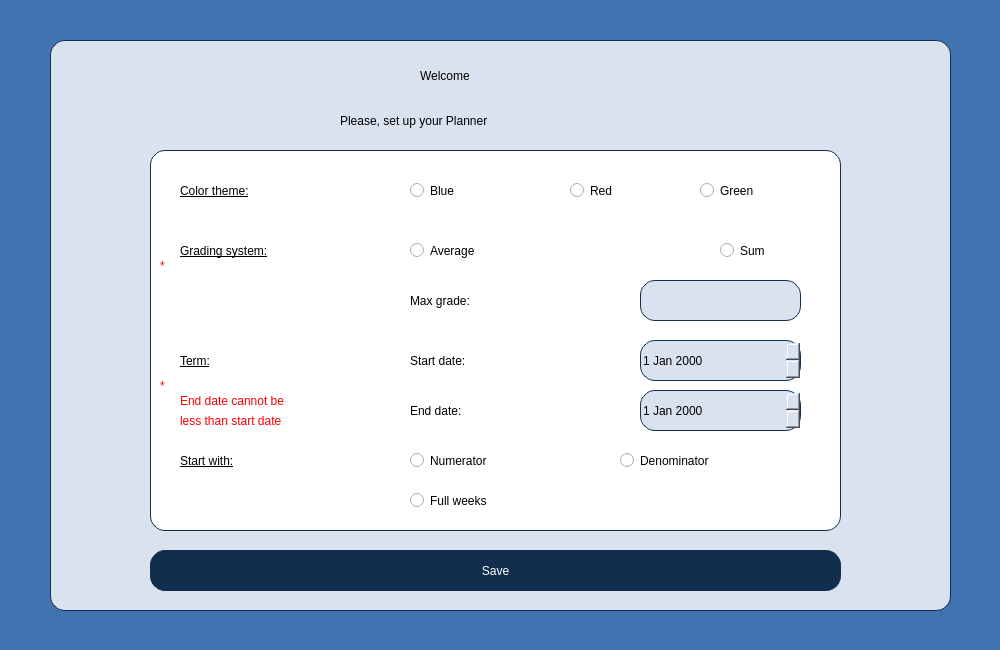
<?xml version="1.0" encoding="UTF-8"?>
<ui version="4.0">
 <class>WelcomeMain</class>
 <widget class="QWidget" name="WelcomeMain">
  <property name="geometry">
   <rect>
    <x>0</x>
    <y>0</y>
    <width>1000</width>
    <height>650</height>
   </rect>
  </property>
  <property name="sizePolicy">
   <sizepolicy hsizetype="Fixed" vsizetype="Fixed">
    <horstretch>0</horstretch>
    <verstretch>0</verstretch>
   </sizepolicy>
  </property>
  <property name="minimumSize">
   <size>
    <width>1000</width>
    <height>650</height>
   </size>
  </property>
  <property name="maximumSize">
   <size>
    <width>1000</width>
    <height>650</height>
   </size>
  </property>
  <property name="windowTitle">
   <string>Form</string>
  </property>
  <property name="styleSheet">
   <string notr="true">background-color:rgb(64, 115, 175);</string>
  </property>
  <widget class="QWidget" name="widget_Welcome" native="true">
   <property name="geometry">
    <rect>
     <x>50</x>
     <y>40</y>
     <width>901</width>
     <height>571</height>
    </rect>
   </property>
   <property name="styleSheet">
    <string notr="true">background-color:rgb(219, 226, 239);
border-radius: 15px;
border-style: solid;
border-width: 1px;
border-color:rgb(18, 46, 79);
</string>
   </property>
   <widget class="QPushButton" name="pushButton_Save">
    <property name="geometry">
     <rect>
      <x>100</x>
      <y>510</y>
      <width>691</width>
      <height>41</height>
     </rect>
    </property>
    <property name="styleSheet">
     <string notr="true">background-color:rgb(18, 46, 79);
border-radius:15px;
border-style: solid;
border-width: 1px;
border-color: rgb(18, 46, 79);
font: 75 20pt &quot;Gentium Book Basic&quot;;
color:white;</string>
    </property>
    <property name="text">
     <string>Save</string>
    </property>
   </widget>
   <widget class="QWidget" name="widget_Settings" native="true">
    <property name="geometry">
     <rect>
      <x>100</x>
      <y>110</y>
      <width>691</width>
      <height>381</height>
     </rect>
    </property>
    <property name="styleSheet">
     <string notr="true">background: rgb(255, 255, 255);
border-radius: 15px;
border-style: solid;
border-width: 1px;
border-color:rgb(18, 46, 79);</string>
    </property>
    <widget class="QLabel" name="label_NessesaryField_1">
     <property name="geometry">
      <rect>
       <x>10</x>
       <y>100</y>
       <width>16</width>
       <height>31</height>
      </rect>
     </property>
     <property name="styleSheet">
      <string notr="true">border-width:0px;
font: 14pt &quot;Gentium Book Basic&quot;;
color:red;</string>
     </property>
     <property name="text">
      <string>*</string>
     </property>
    </widget>
    <widget class="QLabel" name="label_NessesaryField_2">
     <property name="geometry">
      <rect>
       <x>10</x>
       <y>220</y>
       <width>16</width>
       <height>31</height>
      </rect>
     </property>
     <property name="styleSheet">
      <string notr="true">border-width:0px;
font: 14pt &quot;Gentium Book Basic&quot;;
color:red;</string>
     </property>
     <property name="text">
      <string>*</string>
     </property>
    </widget>
   </widget>
   <zorder>widget_Settings</zorder>
   <zorder>pushButton_Save</zorder>
  </widget>
  <widget class="QLabel" name="label_Welcome">
   <property name="geometry">
    <rect>
     <x>420</x>
     <y>50</y>
     <width>191</width>
     <height>51</height>
    </rect>
   </property>
   <property name="styleSheet">
    <string notr="true">color: black;
font: 75 28pt &quot;Gentium Book Basic&quot;;
background-color:rgb(219, 226, 239);</string>
   </property>
   <property name="text">
    <string>Welcome</string>
   </property>
  </widget>
  <widget class="QLabel" name="label_SetUp">
   <property name="geometry">
    <rect>
     <x>340</x>
     <y>100</y>
     <width>351</width>
     <height>41</height>
    </rect>
   </property>
   <property name="styleSheet">
    <string notr="true">color: black;
font: 75 18pt &quot;Gentium Book Basic&quot;;
background-color:rgb(219, 226, 239);</string>
   </property>
   <property name="text">
    <string>Please, set up your Planner</string>
   </property>
  </widget>
  <widget class="QWidget" name="widget_ColorTheme" native="true">
   <property name="geometry">
    <rect>
     <x>170</x>
     <y>160</y>
     <width>651</width>
     <height>61</height>
    </rect>
   </property>
   <property name="styleSheet">
    <string notr="true">background-color:white;</string>
   </property>
   <widget class="QLabel" name="label_ColorTheme">
    <property name="geometry">
     <rect>
      <x>10</x>
      <y>10</y>
      <width>171</width>
      <height>41</height>
     </rect>
    </property>
    <property name="styleSheet">
     <string notr="true">color: black;
font: 75 18pt &quot;Gentium Book Basic&quot;;
background-color: rgb(255, 255, 255);
text-decoration: underline;</string>
    </property>
    <property name="text">
     <string>Color theme:</string>
    </property>
   </widget>
   <widget class="QRadioButton" name="radioButton_Blue">
    <property name="geometry">
     <rect>
      <x>240</x>
      <y>10</y>
      <width>97</width>
      <height>41</height>
     </rect>
    </property>
    <property name="styleSheet">
     <string notr="true">color: black;
font: 75 18pt &quot;Gentium Book Basic&quot;;
background-color: rgb(255, 255, 255);</string>
    </property>
    <property name="text">
     <string>Blue</string>
    </property>
   </widget>
   <widget class="QRadioButton" name="radioButton_Red">
    <property name="geometry">
     <rect>
      <x>400</x>
      <y>10</y>
      <width>81</width>
      <height>41</height>
     </rect>
    </property>
    <property name="styleSheet">
     <string notr="true">color: black;
font: 75 18pt &quot;Gentium Book Basic&quot;;
background-color: rgb(255, 255, 255);</string>
    </property>
    <property name="text">
     <string>Red</string>
    </property>
   </widget>
   <widget class="QRadioButton" name="radioButton_Green">
    <property name="geometry">
     <rect>
      <x>530</x>
      <y>10</y>
      <width>101</width>
      <height>41</height>
     </rect>
    </property>
    <property name="styleSheet">
     <string notr="true">color: black;
font: 75 18pt &quot;Gentium Book Basic&quot;;
background-color: rgb(255, 255, 255);</string>
    </property>
    <property name="text">
     <string>Green</string>
    </property>
   </widget>
  </widget>
  <widget class="QWidget" name="widget_GradingSystem" native="true">
   <property name="geometry">
    <rect>
     <x>170</x>
     <y>220</y>
     <width>651</width>
     <height>111</height>
    </rect>
   </property>
   <property name="styleSheet">
    <string notr="true">background-color:white;</string>
   </property>
   <widget class="QLabel" name="label_GradingSystem">
    <property name="geometry">
     <rect>
      <x>10</x>
      <y>10</y>
      <width>211</width>
      <height>41</height>
     </rect>
    </property>
    <property name="styleSheet">
     <string notr="true">color: black;
font: 75 18pt &quot;Gentium Book Basic&quot;;
background-color: rgb(255, 255, 255);
text-decoration: underline;</string>
    </property>
    <property name="text">
     <string>Grading system:</string>
    </property>
   </widget>
   <widget class="QRadioButton" name="radioButton_Average">
    <property name="geometry">
     <rect>
      <x>240</x>
      <y>10</y>
      <width>131</width>
      <height>41</height>
     </rect>
    </property>
    <property name="styleSheet">
     <string notr="true">color: black;
font: 75 18pt &quot;Gentium Book Basic&quot;;
background-color: rgb(255, 255, 255);</string>
    </property>
    <property name="text">
     <string>Average</string>
    </property>
   </widget>
   <widget class="QRadioButton" name="radioButton_Sum">
    <property name="geometry">
     <rect>
      <x>550</x>
      <y>10</y>
      <width>81</width>
      <height>41</height>
     </rect>
    </property>
    <property name="styleSheet">
     <string notr="true">color: black;
font: 75 18pt &quot;Gentium Book Basic&quot;;
background-color: rgb(255, 255, 255);</string>
    </property>
    <property name="text">
     <string>Sum</string>
    </property>
   </widget>
   <widget class="QLineEdit" name="lineEdit_MaxGrade">
    <property name="geometry">
     <rect>
      <x>470</x>
      <y>60</y>
      <width>161</width>
      <height>41</height>
     </rect>
    </property>
    <property name="styleSheet">
     <string notr="true">font: 18pt &quot;Gentium Book Basic&quot;;
color: black;
background:rgb(219, 226, 239);
border-radius: 15px;
border-style: solid;
border-width: 1px;
border-color:rgb(18, 46, 79);</string>
    </property>
   </widget>
   <widget class="QLabel" name="label_MaxGrade">
    <property name="geometry">
     <rect>
      <x>240</x>
      <y>60</y>
      <width>151</width>
      <height>41</height>
     </rect>
    </property>
    <property name="styleSheet">
     <string notr="true">color: black;
font: 75 18pt &quot;Gentium Book Basic&quot;;
background-color: rgb(255, 255, 255);</string>
    </property>
    <property name="text">
     <string>Max grade:</string>
    </property>
   </widget>
  </widget>
  <widget class="QWidget" name="widget_Term" native="true">
   <property name="geometry">
    <rect>
     <x>170</x>
     <y>330</y>
     <width>651</width>
     <height>111</height>
    </rect>
   </property>
   <property name="styleSheet">
    <string notr="true">background-color:white;</string>
   </property>
   <widget class="QLabel" name="label_Term">
    <property name="geometry">
     <rect>
      <x>10</x>
      <y>10</y>
      <width>101</width>
      <height>41</height>
     </rect>
    </property>
    <property name="styleSheet">
     <string notr="true">color: black;
font: 75 18pt &quot;Gentium Book Basic&quot;;
background-color: rgb(255, 255, 255);
text-decoration: underline;</string>
    </property>
    <property name="text">
     <string>Term:</string>
    </property>
   </widget>
   <widget class="QLabel" name="label_StartDate">
    <property name="geometry">
     <rect>
      <x>240</x>
      <y>10</y>
      <width>151</width>
      <height>41</height>
     </rect>
    </property>
    <property name="styleSheet">
     <string notr="true">color: black;
font: 75 18pt &quot;Gentium Book Basic&quot;;
background-color: rgb(255, 255, 255);</string>
    </property>
    <property name="text">
     <string>Start date:</string>
    </property>
   </widget>
   <widget class="QLabel" name="label_EndDate">
    <property name="geometry">
     <rect>
      <x>240</x>
      <y>60</y>
      <width>151</width>
      <height>41</height>
     </rect>
    </property>
    <property name="styleSheet">
     <string notr="true">color: black;
font: 75 18pt &quot;Gentium Book Basic&quot;;
background-color: rgb(255, 255, 255);</string>
    </property>
    <property name="text">
     <string>End date:</string>
    </property>
   </widget>
   <widget class="QDateEdit" name="dateEdit_StartDate">
    <property name="geometry">
     <rect>
      <x>470</x>
      <y>10</y>
      <width>161</width>
      <height>41</height>
     </rect>
    </property>
    <property name="styleSheet">
     <string notr="true">font: 18pt &quot;Gentium Book Basic&quot;;
color: black;
background:rgb(219, 226, 239);
border-radius: 15px;
border-style: solid;
border-width: 1px;
border-color:rgb(18, 46, 79);</string>
    </property>
   </widget>
   <widget class="QDateEdit" name="dateEdit_EndDate">
    <property name="geometry">
     <rect>
      <x>470</x>
      <y>60</y>
      <width>161</width>
      <height>41</height>
     </rect>
    </property>
    <property name="styleSheet">
     <string notr="true">font: 18pt &quot;Gentium Book Basic&quot;;
color: black;
background:rgb(219, 226, 239);
border-radius: 15px;
border-style: solid;
border-width: 1px;
border-color:rgb(18, 46, 79);</string>
    </property>
   </widget>
   <widget class="QLabel" name="label_SmallEndDate_1">
    <property name="geometry">
     <rect>
      <x>10</x>
      <y>60</y>
      <width>171</width>
      <height>21</height>
     </rect>
    </property>
    <property name="styleSheet">
     <string notr="true">border-width:0px;
font: 12pt &quot;Gentium Book Basic&quot;;
color:red;</string>
    </property>
    <property name="text">
     <string>End date cannot be</string>
    </property>
    <property name="textFormat">
     <enum>Qt::AutoText</enum>
    </property>
    <property name="scaledContents">
     <bool>false</bool>
    </property>
   </widget>
   <widget class="QLabel" name="label_SmallEndDate_2">
    <property name="geometry">
     <rect>
      <x>10</x>
      <y>80</y>
      <width>181</width>
      <height>21</height>
     </rect>
    </property>
    <property name="styleSheet">
     <string notr="true">border-width:0px;
font: 12pt &quot;Gentium Book Basic&quot;;
color:red;</string>
    </property>
    <property name="text">
     <string>less than start date</string>
    </property>
    <property name="textFormat">
     <enum>Qt::AutoText</enum>
    </property>
    <property name="scaledContents">
     <bool>false</bool>
    </property>
   </widget>
  </widget>
  <widget class="QWidget" name="widget_StartWith" native="true">
   <property name="geometry">
    <rect>
     <x>170</x>
     <y>440</y>
     <width>651</width>
     <height>81</height>
    </rect>
   </property>
   <property name="styleSheet">
    <string notr="true">background-color:white;</string>
   </property>
   <widget class="QLabel" name="label_StartWith">
    <property name="geometry">
     <rect>
      <x>10</x>
      <y>0</y>
      <width>151</width>
      <height>41</height>
     </rect>
    </property>
    <property name="styleSheet">
     <string notr="true">color: black;
font: 75 18pt &quot;Gentium Book Basic&quot;;
background-color: rgb(255, 255, 255);
text-decoration: underline;</string>
    </property>
    <property name="text">
     <string>Start with:</string>
    </property>
   </widget>
   <widget class="QRadioButton" name="radioButton_Numerator">
    <property name="geometry">
     <rect>
      <x>240</x>
      <y>0</y>
      <width>171</width>
      <height>41</height>
     </rect>
    </property>
    <property name="styleSheet">
     <string notr="true">color: black;
font: 75 18pt &quot;Gentium Book Basic&quot;;
background-color: rgb(255, 255, 255);</string>
    </property>
    <property name="text">
     <string>Numerator</string>
    </property>
   </widget>
   <widget class="QRadioButton" name="radioButton_Denominator">
    <property name="geometry">
     <rect>
      <x>450</x>
      <y>0</y>
      <width>191</width>
      <height>41</height>
     </rect>
    </property>
    <property name="styleSheet">
     <string notr="true">color: black;
font: 75 18pt &quot;Gentium Book Basic&quot;;
background-color: rgb(255, 255, 255);</string>
    </property>
    <property name="text">
     <string>Denominator</string>
    </property>
   </widget>
   <widget class="QRadioButton" name="radioButton_FullWeeks">
    <property name="geometry">
     <rect>
      <x>240</x>
      <y>40</y>
      <width>191</width>
      <height>41</height>
     </rect>
    </property>
    <property name="styleSheet">
     <string notr="true">color: black;
font: 75 18pt &quot;Gentium Book Basic&quot;;
background-color: rgb(255, 255, 255);</string>
    </property>
    <property name="text">
     <string>Full weeks</string>
    </property>
   </widget>
  </widget>
  <zorder>widget_Welcome</zorder>
  <zorder>widget_StartWith</zorder>
  <zorder>widget_Term</zorder>
  <zorder>widget_GradingSystem</zorder>
  <zorder>widget_ColorTheme</zorder>
  <zorder>label_Welcome</zorder>
  <zorder>label_SetUp</zorder>
 </widget>
 <resources/>
 <connections/>
</ui>
